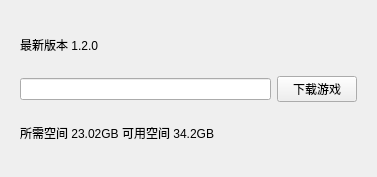
<?xml version="1.0" encoding="UTF-8"?>
<ui version="4.0">
 <class>ManageWidget</class>
 <widget class="QWidget" name="ManageWidget">
  <property name="geometry">
   <rect>
    <x>0</x>
    <y>0</y>
    <width>377</width>
    <height>177</height>
   </rect>
  </property>
  <property name="windowTitle">
   <string>Form</string>
  </property>
  <layout class="QGridLayout" name="gridLayout_2">
   <item row="0" column="0">
    <widget class="QStackedWidget" name="stackedWidget">
     <property name="currentIndex">
      <number>0</number>
     </property>
     <widget class="QWidget" name="page">
      <layout class="QVBoxLayout" name="verticalLayout" stretch="1,2,1">
       <item>
        <widget class="QLabel" name="labelVersion">
         <property name="text">
          <string>最新版本 1.2.0</string>
         </property>
        </widget>
       </item>
       <item>
        <layout class="QHBoxLayout" name="horizontalLayout">
         <item>
          <widget class="QLineEdit" name="lineFilepath"/>
         </item>
         <item>
          <widget class="QPushButton" name="btnSelect">
           <property name="text">
            <string>下载游戏</string>
           </property>
          </widget>
         </item>
        </layout>
       </item>
       <item>
        <widget class="QLabel" name="labelInfo">
         <property name="text">
          <string>所需空间 23.02GB 可用空间 34.2GB</string>
         </property>
        </widget>
       </item>
      </layout>
     </widget>
     <widget class="QWidget" name="page_2">
      <layout class="QGridLayout" name="gridLayout">
       <item row="0" column="0">
        <widget class="QPushButton" name="btnStart">
         <property name="text">
          <string>开始游戏</string>
         </property>
        </widget>
       </item>
      </layout>
     </widget>
    </widget>
   </item>
  </layout>
 </widget>
 <resources/>
 <connections/>
</ui>
